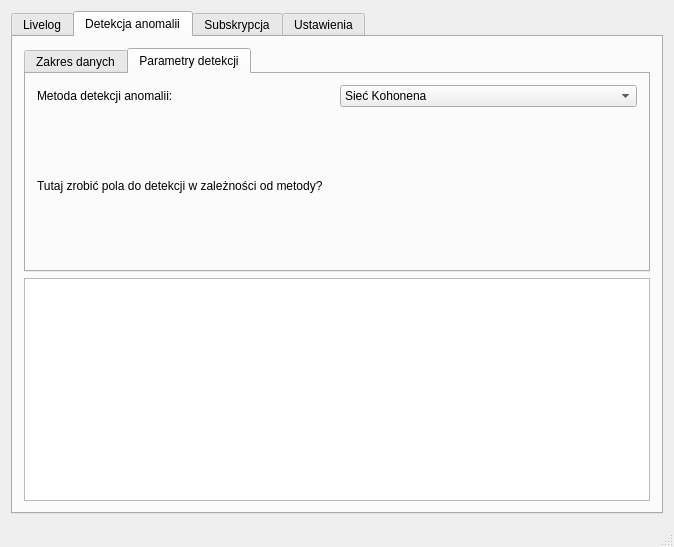
<?xml version="1.0" encoding="UTF-8"?>
<ui version="4.0">
 <class>MainWindow</class>
 <widget class="QMainWindow" name="MainWindow">
  <property name="windowModality">
   <enum>Qt::NonModal</enum>
  </property>
  <property name="geometry">
   <rect>
    <x>0</x>
    <y>0</y>
    <width>674</width>
    <height>547</height>
   </rect>
  </property>
  <property name="windowTitle">
   <string>MainWindow</string>
  </property>
  <widget class="QWidget" name="centralWidget">
   <layout class="QGridLayout" name="gridLayout">
    <item row="0" column="0">
     <widget class="QTabWidget" name="tabWidget">
      <property name="enabled">
       <bool>true</bool>
      </property>
      <property name="sizePolicy">
       <sizepolicy hsizetype="Expanding" vsizetype="Expanding">
        <horstretch>0</horstretch>
        <verstretch>0</verstretch>
       </sizepolicy>
      </property>
      <property name="currentIndex">
       <number>1</number>
      </property>
      <widget class="QWidget" name="tab">
       <attribute name="title">
        <string>Livelog</string>
       </attribute>
       <layout class="QVBoxLayout" name="verticalLayout">
        <item>
         <widget class="QGraphicsView" name="graphicsView"/>
        </item>
        <item>
         <layout class="QHBoxLayout" name="horizontalLayout">
          <item>
           <widget class="QPushButton" name="pushButton_2">
            <property name="text">
             <string>Start</string>
            </property>
           </widget>
          </item>
          <item>
           <widget class="QPushButton" name="pushButton">
            <property name="text">
             <string>Stop</string>
            </property>
           </widget>
          </item>
          <item>
           <spacer name="horizontalSpacer">
            <property name="orientation">
             <enum>Qt::Horizontal</enum>
            </property>
            <property name="sizeHint" stdset="0">
             <size>
              <width>40</width>
              <height>20</height>
             </size>
            </property>
           </spacer>
          </item>
         </layout>
        </item>
       </layout>
      </widget>
      <widget class="QWidget" name="tab_2">
       <attribute name="title">
        <string>Detekcja anomalii</string>
       </attribute>
       <layout class="QGridLayout" name="gridLayout_4">
        <item row="0" column="0">
         <widget class="QTabWidget" name="tabWidget_2">
          <property name="currentIndex">
           <number>1</number>
          </property>
          <widget class="QWidget" name="tab_5">
           <attribute name="title">
            <string>Zakres danych</string>
           </attribute>
           <layout class="QGridLayout" name="gridLayout_2">
            <item row="0" column="0">
             <widget class="QGroupBox" name="groupBox_3">
              <property name="title">
               <string>Według kolejności:</string>
              </property>
              <layout class="QVBoxLayout" name="verticalLayout_2">
               <item>
                <layout class="QHBoxLayout" name="horizontalLayout_4">
                 <item>
                  <widget class="QLabel" name="label_4">
                   <property name="text">
                    <string>Od:</string>
                   </property>
                  </widget>
                 </item>
                 <item>
                  <widget class="QSpinBox" name="spinBox"/>
                 </item>
                </layout>
               </item>
               <item>
                <layout class="QHBoxLayout" name="horizontalLayout_5">
                 <item>
                  <widget class="QLabel" name="label_5">
                   <property name="text">
                    <string>Do:</string>
                   </property>
                  </widget>
                 </item>
                 <item>
                  <widget class="QSpinBox" name="spinBox_2"/>
                 </item>
                </layout>
               </item>
               <item>
                <widget class="QPushButton" name="pushButton_4">
                 <property name="text">
                  <string>Pobierz dane</string>
                 </property>
                </widget>
               </item>
              </layout>
             </widget>
            </item>
            <item row="0" column="1">
             <widget class="QGroupBox" name="groupBox_2">
              <property name="title">
               <string>Według daty:</string>
              </property>
              <layout class="QVBoxLayout" name="verticalLayout_3">
               <item>
                <layout class="QHBoxLayout" name="horizontalLayout_6">
                 <item>
                  <widget class="QLabel" name="label">
                   <property name="text">
                    <string>Data początkowa:</string>
                   </property>
                  </widget>
                 </item>
                 <item>
                  <widget class="QDateTimeEdit" name="dateTimeEdit_2"/>
                 </item>
                </layout>
               </item>
               <item>
                <layout class="QHBoxLayout" name="horizontalLayout_7">
                 <item>
                  <widget class="QLabel" name="label_3">
                   <property name="text">
                    <string>Data końcowa:</string>
                   </property>
                  </widget>
                 </item>
                 <item>
                  <widget class="QDateTimeEdit" name="dateTimeEdit"/>
                 </item>
                </layout>
               </item>
               <item>
                <widget class="QPushButton" name="pushButton_3">
                 <property name="text">
                  <string>Pobierz dane</string>
                 </property>
                </widget>
               </item>
              </layout>
             </widget>
            </item>
           </layout>
          </widget>
          <widget class="QWidget" name="tab_6">
           <attribute name="title">
            <string>Parametry detekcji</string>
           </attribute>
           <layout class="QVBoxLayout" name="verticalLayout_4">
            <item>
             <layout class="QHBoxLayout" name="horizontalLayout_2">
              <item>
               <widget class="QLabel" name="label_2">
                <property name="text">
                 <string>Metoda detekcji anomalii:</string>
                </property>
               </widget>
              </item>
              <item>
               <widget class="QComboBox" name="comboBox">
                <item>
                 <property name="text">
                  <string>Sieć Kohonena</string>
                 </property>
                </item>
                <item>
                 <property name="text">
                  <string>Sieć neuronowa radialna</string>
                 </property>
                </item>
                <item>
                 <property name="text">
                  <string>Naiwny klasyfikator Bayesowski</string>
                 </property>
                </item>
                <item>
                 <property name="text">
                  <string>Sieć neuronowa zwykła</string>
                 </property>
                </item>
                <item>
                 <property name="text">
                  <string>Lokalny czynnik odbiegania</string>
                 </property>
                </item>
                <item>
                 <property name="text">
                  <string>K najbliższych sąsiadów</string>
                 </property>
                </item>
               </widget>
              </item>
             </layout>
            </item>
            <item>
             <widget class="QLabel" name="label_6">
              <property name="text">
               <string>Tutaj zrobić pola do detekcji w zależności od metody?</string>
              </property>
             </widget>
            </item>
           </layout>
          </widget>
         </widget>
        </item>
        <item row="1" column="0">
         <layout class="QGridLayout" name="gridLayout_3">
          <item row="1" column="0">
           <widget class="QGraphicsView" name="graphicsView_2"/>
          </item>
         </layout>
        </item>
       </layout>
      </widget>
      <widget class="QWidget" name="tab_4">
       <attribute name="title">
        <string>Subskrypcja</string>
       </attribute>
       <layout class="QGridLayout" name="gridLayout_6"/>
      </widget>
      <widget class="QWidget" name="tab_3">
       <attribute name="title">
        <string>Ustawienia</string>
       </attribute>
       <layout class="QGridLayout" name="gridLayout_8"/>
      </widget>
     </widget>
    </item>
   </layout>
  </widget>
  <widget class="QStatusBar" name="statusBar"/>
 </widget>
 <layoutdefault spacing="6" margin="11"/>
 <resources/>
 <connections/>
</ui>
